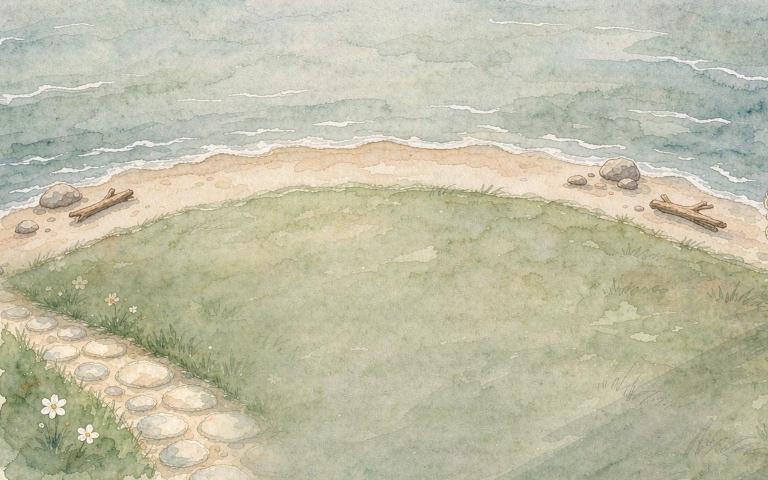
#> input picture assets/scenes/web/scene-sunny-path.jpg, 1536 x 960 px (shown at 1/2 size); its folder holds 7 pictures in this run
$ python make-portrait-scenes.py
#> lines starting #> are read from the running program, lines starting #| are printed output that depends on the picture
#> in build, src is the input picture: PIL image 1536x960 RGB; mean R, G, B 191.6, 190.3, 166.8
#> in build, `canvas = Image.new('RGB', (W, H))`: canvas: PIL image 1080x2340 RGB; every value is 0
# -*- coding: utf-8 -*-
"""
make-portrait-scenes.py —— 把横版背景重组成手机竖版（9:19.5）

为什么不能直接裁：
    原图 1536×960，竖屏 390×844 用 cover 只能看到中间 29% 的宽度 ——
    小木屋在 67.6%、石子路在左下角，两边全被裁掉。

思路（不做生成，只做重组，所以风格必然一致）：
    原图里海、沙滩、草地是三条横向色带，草地本身几乎没有具体内容（都是色斑）。
    那么竖屏就可以这样拼：
        · 海    —— 取一条干净海面，纵向拉伸 + 模糊，做成"远处的海"，景深上说得通
        · 中段  —— 原图完整保留（沙滩线、石子路都在）
        · 草地  —— 取右侧纯草地一段，镜像接续后压缩到目标高度，接缝用渐变融合

用法：python tools/make-portrait-scenes.py
输出：assets/scenes/phone/scene-{sunny,rainy,night}-portrait.jpg
"""
import os

from PIL import Image, ImageFilter

ROOT = os.path.dirname(os.path.dirname(os.path.abspath(__file__)))
SRC_DIR = os.path.join(ROOT, 'assets', 'scenes', 'web')
OUT_DIR = os.path.join(ROOT, 'assets', 'scenes', 'phone')

# 目标画布（iPhone 14 Pro Max 的物理像素，9:19.5）
W, H = 1080, 2340

# 原图按宽度铺满后的高度
SCALED_H = int(round(960 * W / 1536))          # 675
# 沙滩带在原图里的位置（采样得出：海 → 沙滩在 y≈270，草地从 y≈390 开始）
SAND_TOP_SRC, GRASS_TOP_SRC = 270, 390


def band(src, y0, y1, x0=0, x1=None):
#> called with y0 = 30, y1 = 205, x0 = 0
    return src.crop((x0, y0, x1 or src.width, y1))


def mirror_tile(strip, times=2):
    """上下镜像拼接，消除重复方向的接缝"""
#> called with times = 2
    out = Image.new('RGB', (strip.width, strip.height * times))
#> out: PIL image 1080x350 RGB; every value is 0
    for i in range(times):
        seg = strip if i % 2 == 0 else strip.transpose(Image.FLIP_TOP_BOTTOM)
        out.paste(seg, (0, i * strip.height))
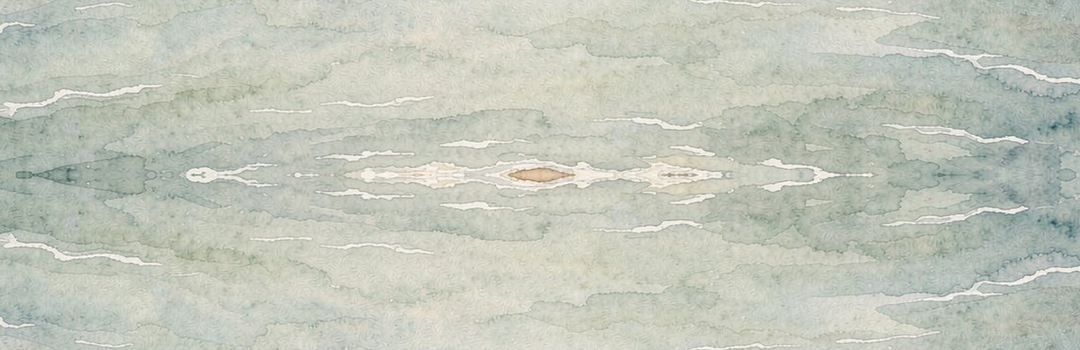
#> out: PIL image 1080x350 RGB; mean R, G, B 194.5, 198.8, 186.9
    return out


def build(name):
    src = Image.open(os.path.join(SRC_DIR, name)).convert('RGB')
    src = src.resize((W, SCALED_H), Image.LANCZOS)

    # 沙滩带落在画布 46% 的位置：上面留够海，下面留够站人的草地
    sand_y = int(H * 0.462)
    top_h = sand_y - SCALED_H * SAND_TOP_SRC // 960
    canvas = Image.new('RGB', (W, H))

    # ---- 1. 海：取一条干净海面，纵向拉伸成远景，再虚化 ----
    sea_src = band(src, 30, 205)
    sea = mirror_tile(sea_src, 2).resize((W, max(top_h, 1)), Image.LANCZOS)
    sea = sea.filter(ImageFilter.GaussianBlur(4.5))
    canvas.paste(sea, (0, 0))

    # ---- 2. 中段：原图完整保留 ----
    canvas.paste(src, (0, top_h))
    mid_bottom = top_h + SCALED_H

    # ---- 3. 草地：取右侧纯草皮（避开石子路），镜像接续后压到剩余高度 ----
    rest_h = H - mid_bottom
    if rest_h > 0:
        grass_src = band(src, 640, 960, x0=560)
        grass = mirror_tile(grass_src, 3).resize((W, rest_h), Image.LANCZOS)
#> call 2 of mirror_tile, with times = 3
#> in mirror_tile (call 2), `out = Image.new('RGB', (strip.width, strip.height * times))`: out: PIL image 520x960 RGB; every value is 0
#> after the loop in mirror_tile (call 2), `for i in range(times):`:
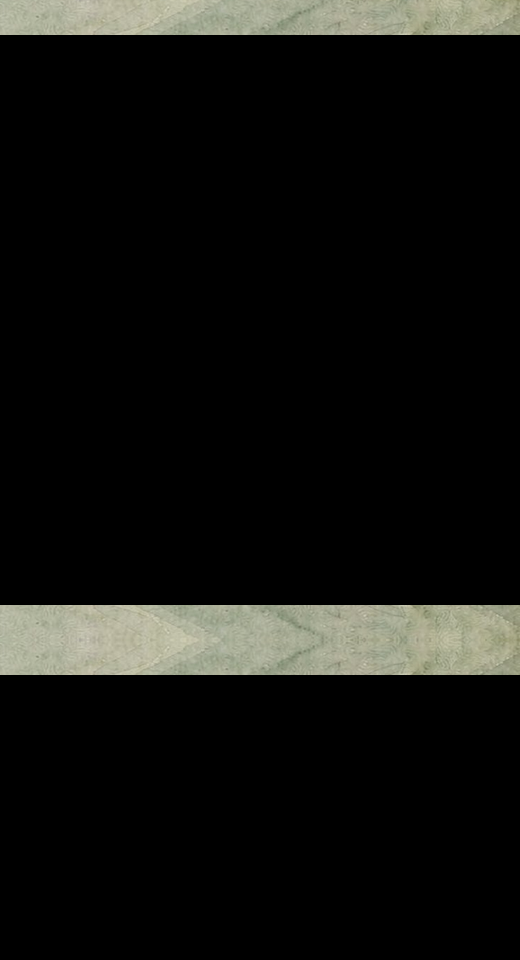
#> out: PIL image 520x960 RGB; mean R, G, B 18.8, 19.1, 16.4
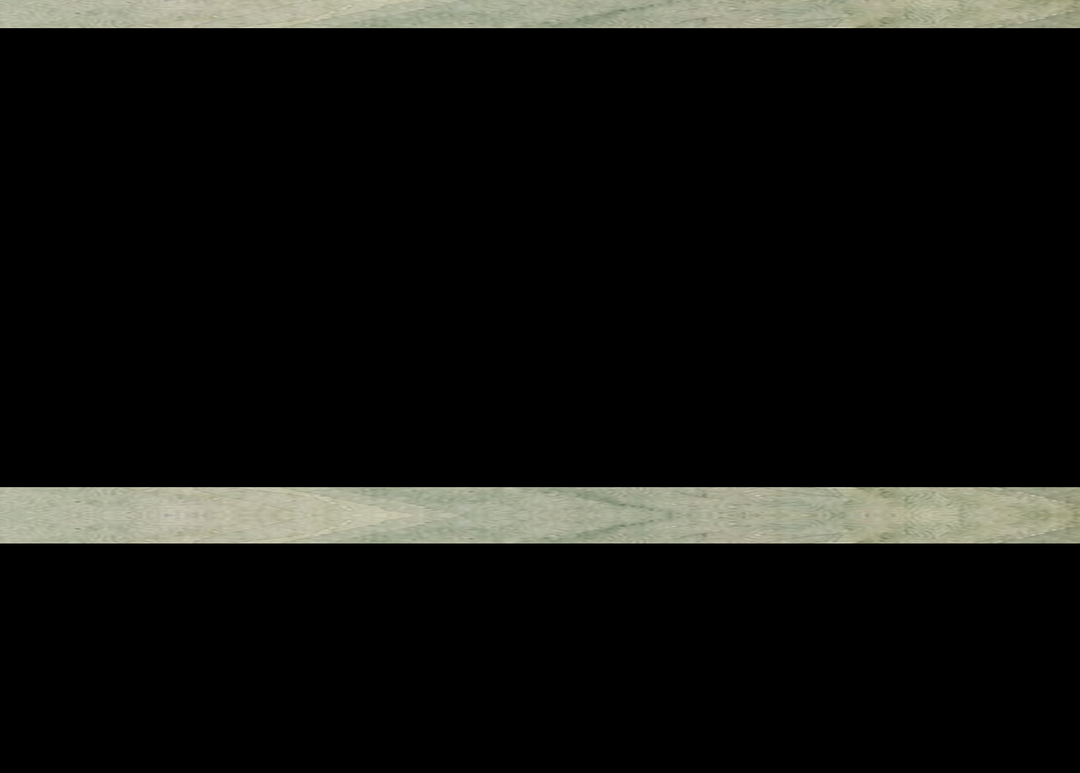
#> grass: PIL image 1080x773 RGB; mean R, G, B 18.8, 19.1, 16.5
        grass = grass.filter(ImageFilter.GaussianBlur(1.2))
        canvas.paste(grass, (0, mid_bottom))
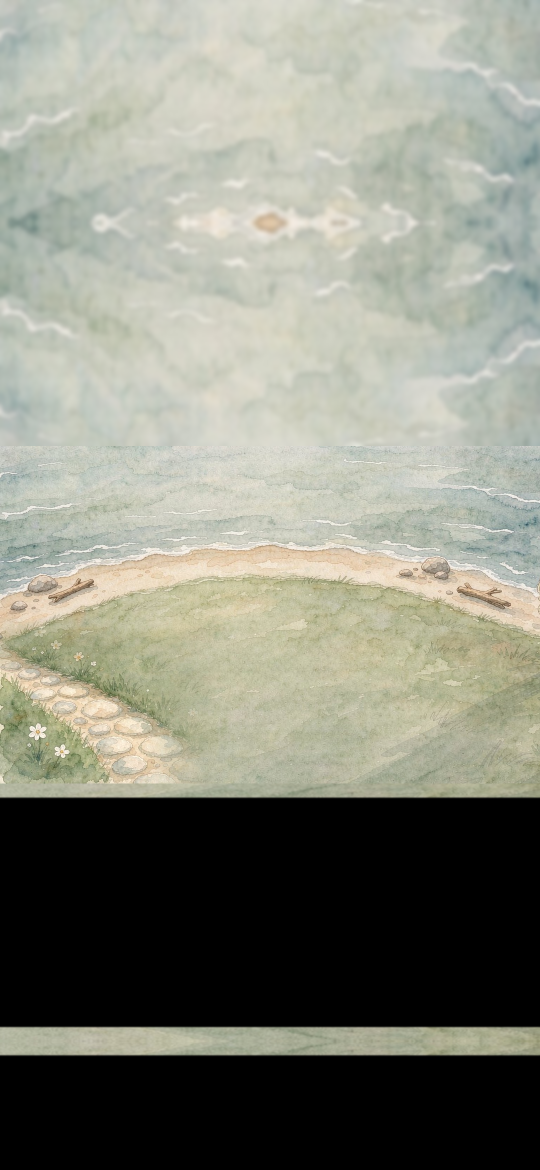
#> canvas: PIL image 1080x2340 RGB (shown at 1/2 size); mean R, G, B 135.6, 137, 124.8

    # ---- 4. 两处接缝各做一段渐变融合，别留硬边 ----
    canvas = blend_seam(canvas, top_h, 46)
    canvas = blend_seam(canvas, mid_bottom, 70)

    out = os.path.join(OUT_DIR, name.replace('.jpg', '-portrait.jpg'))
    canvas.save(out, 'JPEG', quality=88, optimize=True, progressive=True)
    print('%-26s %s  %d×%d  %.0f KB' % (
        name, os.path.basename(out), W, H, os.path.getsize(out) / 1024.0))


def blend_seam(img, y, span):
    """在 y 附近做 span 像素的上下渐变，把接缝揉开"""
#> called with y = 892, span = 46
    a = max(0, y - span // 2)
    b = min(img.height, y + span // 2)
#> b = 915
    if b - a < 4:
        return img
    strip = img.crop((0, a, img.width, b))
    # 上下各取 24 行做均值，压缩成一条覆盖整段的过渡
    top = img.crop((0, a, img.width, a + 24)).resize((img.width, 1), Image.LANCZOS)
    bot = img.crop((0, b - 24, img.width, b)).resize((img.width, 1), Image.LANCZOS)
    grad = Image.new('RGB', (img.width, b - a))
#> grad: PIL image 1080x46 RGB; every value is 0
    for i in range(b - a):
        t = i / float(b - a - 1)
        px_t = top.getpixel((0, 0))
        px_b = bot.getpixel((0, 0))
        row = tuple(int(px_t[c] * (1 - t) + px_b[c] * t) for c in range(3))
        for x in range(img.width):
            grad.putpixel((x, i), row)
#> this loop made 46 passes
#> row on passes 1 to 12: (198, 201, 195), (198, 201, 195), (198, 201, 195), (198, 201, 195), (198, 201, 195), (198, 201, 194), (198, 201, 195), (198, 201, 195), (198, 201, 195), (198, 201, 195), (198, 201, 195), (198, 201, 195)
    # 用半透明把过渡色压上去，只吃掉硬边，不抹掉纹理
    mask = Image.new('L', (img.width, b - a), 0)
#> mask: PIL image 1080x46 L; every value is 0
    for i in range(b - a):
        t = i / float(b - a - 1)
        mask.paste(int(150 * (1 - abs(t - 0.5) * 2)), (0, i, img.width, i + 1))
    strip = Image.composite(grad, strip, mask)
    img.paste(strip, (0, a))
    return img


def main():
    os.makedirs(OUT_DIR, exist_ok=True)
    for n in ('scene-sunny-path.jpg', 'scene-rainy-path.jpg', 'scene-night-path.jpg'):
        build(n)
#> call 2 of blend_seam, with y = 1567, span = 70
#> in blend_seam (call 2), `grad = Image.new('RGB', (img.width, b - a))`: grad: PIL image 1080x70 RGB; every value is 0
#> the loop in blend_seam (call 2), `for i in range(b - a):` made 70 passes
#> row on passes 1 to 12: (193, 193, 168), (192, 192, 167), (191, 191, 166), (190, 190, 165), (189, 189, 165), (188, 188, 164), (187, 187, 163), (186, 187, 163), (185, 186, 162), (185, 185, 161), (184, 184, 160), (183, 183, 160)
#> after the loop in blend_seam (call 2), `for i in range(b - a):`:
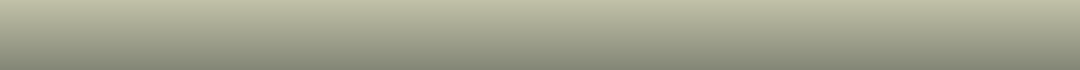
#> grad: PIL image 1080x70 RGB; mean R, G, B 162, 163.5, 143
#> in blend_seam (call 2), `mask = Image.new('L', (img.width, b - a), 0)`: mask: PIL image 1080x70 L; every value is 0
#> after the loop in blend_seam (call 2), `for i in range(b - a):`:
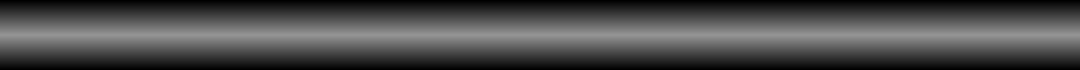
#> mask: PIL image 1080x70 L; min 0, max 147, mean 73.5
#> in blend_seam (call 2), `strip = Image.composite(grad, strip, mask)`:
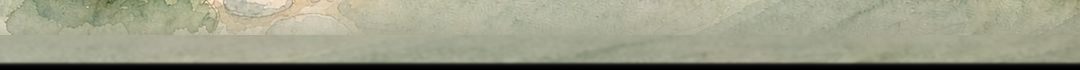
#> strip: PIL image 1080x70 RGB; mean R, G, B 155, 156.4, 135
#> pass 2 of the loop in main, `for n in ('scene-sunny-path.jpg', 'scene-rainy-path.jpg', 'scene-night..`:
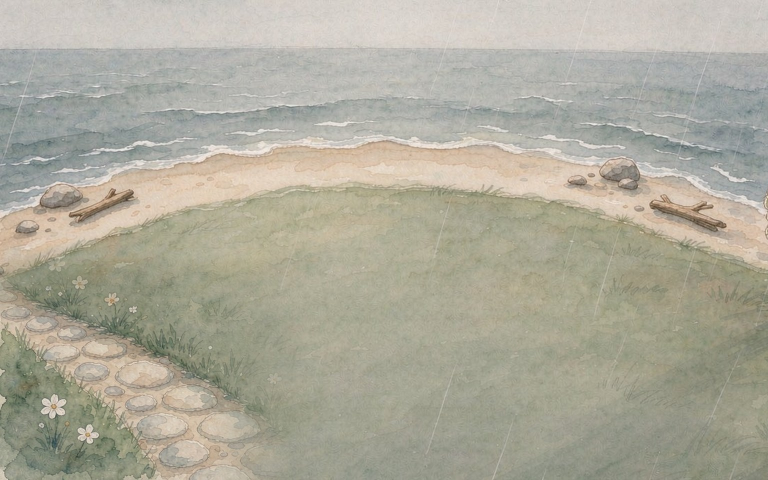
#> input picture assets/scenes/web/scene-rainy-path.jpg, 1536 x 960 px (shown at 1/2 size)
#> in build, src is the input picture: PIL image 1536x960 RGB; mean R, G, B 172.8, 170.2, 155.2
#> src: PIL image 1080x675 RGB
#> after the loop in mirror_tile (call 4), `for i in range(times):`:
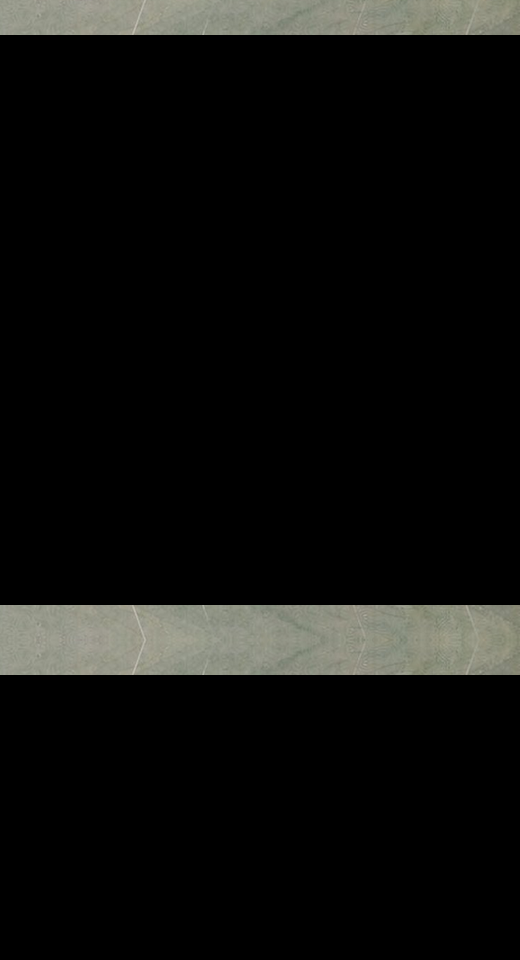
#> out: PIL image 520x960 RGB; mean R, G, B 16, 16.2, 14.5
#> in blend_seam (call 3), `strip = img.crop((0, a, img.width, b))`:
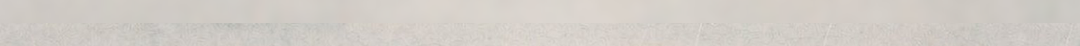
#> strip: PIL image 1080x46 RGB; mean R, G, B 209.4, 204.5, 198.6
#> the loop in blend_seam (call 3), `for i in range(b - a):` made 46 passes
#> row on passes 1 to 8: (208, 203, 199), (207, 202, 198), (207, 202, 198), (207, 202, 198), (207, 202, 198), (207, 202, 198), (207, 202, 198), (207, 202, 198)


if __name__ == '__main__':
    main()
